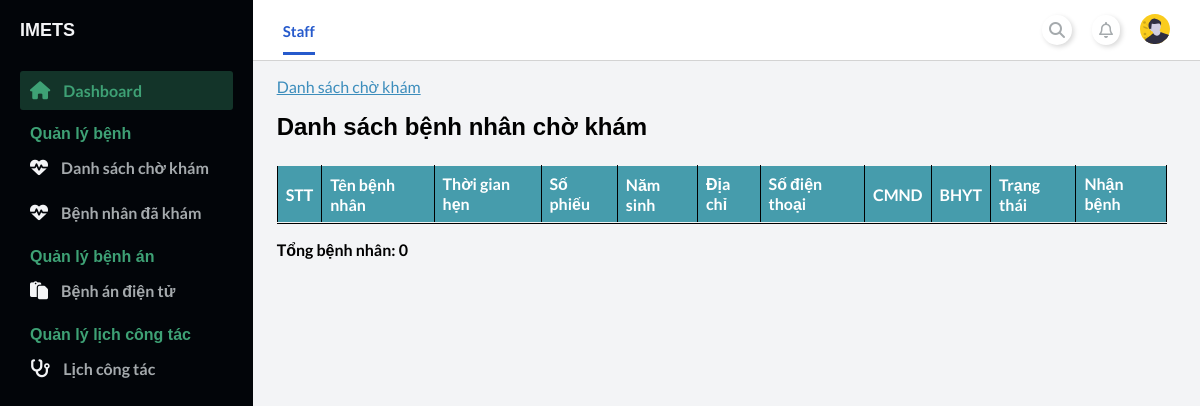
/staff/index.php?page_layout=list_patient (signed in), run on an earlier commit of the app's database.
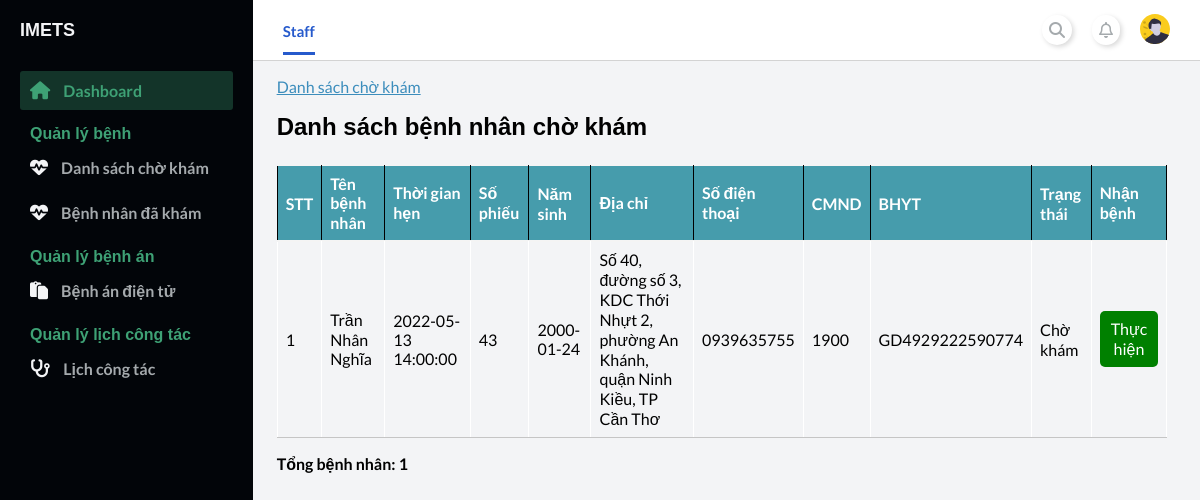
And on a later commit of the database.
### tables this page shows
CREATE TABLE `appointment` (
  `ID_Appointment` int(11) NOT NULL,
  `ID_Staff` int(11) NOT NULL,
  `ID_Patient` int(11) NOT NULL,
  `Date_Booking` datetime NOT NULL,
  `Date_Checkup` int(11) NOT NULL,
  `Date_HospitalDischarge` datetime DEFAULT NULL,
  `Date_ReCheckup` date DEFAULT NULL,
  `BHYT_Checkin` float NOT NULL,
  `ID_PaymentMethod` int(11) DEFAULT NULL,
  `StatusAppointment` varchar(100) DEFAULT NULL
);

CREATE TABLE `patient` (
  `ID_Patient` int(11) NOT NULL,
  `Name` varchar(100) NOT NULL,
  `DOB` date NOT NULL,
  `Sex` varchar(10) NOT NULL,
  `Address` varchar(200) DEFAULT NULL,
  `CMND` varchar(15) DEFAULT NULL,
  `PhoneNumber` varchar(25) NOT NULL,
  `ID_BHYT` varchar(20) DEFAULT NULL,
  `VoteRate` double NOT NULL,
  `UserName` varchar(100) NOT NULL,
  `Password` varchar(100) NOT NULL
);

CREATE TABLE `schedule` (
  `ID_schedule` int(11) NOT NULL,
  `title` varchar(255) NOT NULL,
  `Session` varchar(15) NOT NULL,
  `start` datetime DEFAULT NULL,
  `end` datetime DEFAULT NULL,
  `ID_Staff` int(11) NOT NULL,
  `ID_Room` int(11) NOT NULL,
  `t_stamp` timestamp NOT NULL DEFAULT current_timestamp() ON UPDATE current_timestamp()
);

### staff/modules_staff/checkup/list_patient.php (the view, shortened to what this page needs)
<main>
    <div class="container-fluid">
        <div class="card-container">
            <div class="link-nav-pages">
                <a href="">Danh sách chờ khám</a>
            </div>
            <div class="card-header">
                <h2>Danh sách bệnh nhân chờ khám</h2>
            </div>
            <div class="card-body">
                <table class="table">
                    <thead class="thead-dark">
                        <tr>
                            <th>STT</th>
                            <th>Tên bệnh nhân</th>
                            <th>Thời gian hẹn</th>
                            <th>Số phiếu</th>
                            <th>Năm sinh</th>
                            <th>Địa chỉ</th>
                            <th>Số điện thoại</th>
                            <th>CMND</th>
                            <th>BHYT</th>
                            <th>Trạng thái</th>
                            <th>Nhận bệnh</th>
                        </tr>
                    </thead>
                    <tbody>
                        <tr>
                            <?php
                                include './../config.php';
                                $sql = "SELECT * FROM appointment
                                JOIN patient ON appointment.ID_Patient=patient.ID_Patient
                                JOIN schedule ON schedule.ID_schedule=appointment.Date_Checkup
                                WHERE appointment.StatusAppointment='Chờ khám'";
                                $count_order=0;
                                $query = mysqli_query($conn, $sql);
                                while($rows = mysqli_fetch_array($query)){ ?>
                                <tr>
                                    <td><?php echo ++$count_order ?></td>
                                    <td><?php echo $rows["Name"] ?></td>
                                    <td><?php echo $rows["start"] ?></td>
                                    <td><?php echo $rows["ID_Appointment"] ?></td>
                                    <td><?php echo $rows["DOB"] ?></td>
                                    <td><?php echo $rows["Address"] ?></td>
                                    <td><?php echo $rows["PhoneNumber"] ?></td>
                                    <td><?php echo $rows["CMND"] ?></td>
                                    <td><?php echo $rows["ID_BHYT"] ?></td>
                                    <td><?php echo $rows["StatusAppointment"] ?></td>
                                    <td>
                                        <a  onclick="return confirm_checkup('<?php echo $rows['ID_Appointment'] ?>','<?php echo $rows['Name'] ?>')"
                                        href="#"
                                        style="background-color: green;color: white;padding: 8px 10px;text-align: center;text-decoration: none;display: inline-block;border-radius: 5px;">
                                            Thực hiện
                                        </a>
                                    </td>
                                </tr>
                            <?php } ?>
                        </tr>
                </table>
                <p><b><?php echo 'Tổng bệnh nhân: '. $count_order;?></b></p>
            </div>
        </div>
    </div>
</main>

### staff/index.php (shortened to what this page needs)
<!DOCTYPE html>
<html lang="en">
<head>
	<link rel="stylesheet" href="./modules_staff/style/index_staff.css" />
    <link
      rel="stylesheet"
      href="https://stackpath.bootstrapcdn.com/font-awesome/4.7.0/css/font-awesome.min.css"
    />
</head>
<body id="body">
	<div class="container">
		<?php
			include './modules_staff/navigation.php';
			include './modules_staff/content.php';
			include './modules_staff/sidebar.php';
		?>
	</div>
</body>
</html>

### staff/modules_staff/navigation.php (shortened to what this page needs)
<nav class="navbar">
    <div class="navbar__left">
        <a class="active_link" href="#">Staff</a>
    </div>
    <div class="navbar__right">
        <a href="#">
            <i class="fa fa-search" aria-hidden="true"></i>
        </a>
        <a href="#">
            <i class="far fa-bell" aria-hidden="true"></i>
        </a>
        <a class="modal-btn" href="#">
            <img width="30" src="./modules_staff/photo/avatar.svg" alt="" />
        </a>
    </div>
</nav>

### staff/modules_staff/content.php (shortened to what this page needs)
<?php
    if(isset($_GET['page_layout'])){
        switch ($_GET['page_layout']) {
            case 'list_patient':
                include './modules_staff/checkup/list_patient.php';
                break;
            }
    }else {
        include './modules_staff/dashboard_staff/dashboard_staff.php';
    }
?>

### staff/modules_staff/sidebar.php (shortened to what this page needs)
<div id="sidebar">
    <div class="sidebar__title">
        <div class="sidebar__img">
            <h1>IMETS</h1>
        </div>
    </div>
    <div class="sidebar__menu">
        <div class="sidebar__link active_menu_link">
            <i class="fa fa-home"></i>
            <a href="./index.php">Dashboard</a>
        </div>
        <h2>Quản lý bệnh</h2>
        <div class="sidebar__link">
            <i class="fa fa-heartbeat" aria-hidden="true"></i>
            <a href="./index.php?page_layout=list_patient">Danh sách chờ khám</a>
        </div>
        <div class="sidebar__link">
            <i class="fa fa-heartbeat" aria-hidden="true"></i>
            <a href="./index.php?page_layout=list_checked_up">Bệnh nhân đã khám</a>
        </div>
        <h2>Quản lý bệnh án</h2>
        <div class="sidebar__link">
            <i class="fa fa-clipboard"></i>
            <a href="./index.php?page_layout=medicalRecord">Bệnh án điện tử</a>
        </div>
        <h2>Quản lý lịch công tác</h2>
        <div class="sidebar__link">
            <i class="fa fa-stethoscope"></i>
            <a href="./index.php?page_layout=bookingSche">Lịch công tác</a>
        </div>
    </div>
</div>

### staff/modules_staff/style/index_staff.css (style rules this page uses)
* { margin: 0; padding: 0; }
body { box-sizing: border-box; font-family: "Lato", sans-serif; }
.container { display: grid; height: 100vh; grid-template-columns: 0.8fr 1fr 1fr 1fr; grid-template-rows: 0.2fr 3fr; grid-template-areas: "sidebar nav nav nav" "sidebar main main main"; }

### staff/modules_staff/style/navigation.css (style rules this page uses)
.navbar { background: #ffffff; grid-area: nav; height: 60px; display: flex; align-items: center; justify-content: space-between; padding: 0 30px 0 30px; border-bottom: 1px solid lightgray; }
.navbar__left > a { margin-right: 30px; text-decoration: none; color: #a5aaad; font-size: 15px; font-weight: 700; }
.navbar__left .active_link { color: #265acc; border-bottom: 3px solid #265acc; padding-bottom: 12px; }
.navbar__right { display: flex; justify-content: center; align-items: center; }
.navbar__right > a { margin-left: 20px; text-decoration: none; }
.navbar__right > a > i { color: #a5aaad; font-size: 16px; border-radius: 50px; background: #ffffff; box-shadow: 2px 2px 5px #d9d9d9, -2px -2px 5px #ffffff; padding: 7px; }

### staff/modules_staff/style/sidebar.css (style rules this page uses)
#sidebar { background: #020509; grid-area: sidebar; overflow-y: auto; padding: 20px; -webkit-transition: all 0.5s; transition: all 0.5s; }
.sidebar__title { display: flex; justify-content: space-between; align-items: center; color: #f3f4f6; margin-bottom: 30px; }
.sidebar__img { display: flex; align-items: center; }
.sidebar__title > div > h1 { font-size: 18px; display: inline; }
.sidebar__menu > h2 { color: #3ea175; font-size: 16px; margin-top: 15px; margin-bottom: 5px; padding: 0 10px; font-weight: 700; }
.sidebar__link { color: #f3f4f6; padding: 10px; border-radius: 3px; margin-bottom: 5px; }
.active_menu_link { background: rgba(62, 161, 117, 0.3); color: #3ea175; }
.active_menu_link a { color: #3ea175 !important; }
.sidebar__link > a { text-decoration: none; color: #a5aaad; font-weight: 700; }
.sidebar__link > i { margin-right: 10px; font-size: 18px; }

### staff/modules_staff/style/content.css (style rules this page uses)
main { background: #f3f4f6; grid-area: main; overflow-y: auto; }

### staff/modules_staff/style/checkup.css (style rules this page uses)
.container-fluid { padding: 2vh 2vw; min-height: 70vh; width: 94%; }
.card-header { margin: 2vh 0 3vh; }
.card-body table { width: 100%; padding: 2rem; border-collapse: collapse; margin-bottom: 1rem; }
.card-body table, td, th { border: 1px solid rgb(0, 0, 0); text-align: left; }
.card-body th { background-color: #469cac; color: #ffff; }
.card-body th, td { padding: 0.5rem; }

### staff/modules_staff/style/checked_up.css (style rules this page uses)
.personalInfoTable th, td { padding: 8px; text-align: left; border-bottom: 1px solid #c5c5c5; border-top: 1px solid #ffffff; border-right: 1px solid #ffffff; border-left: 1px solid #ffffff; }

What changed in the data, as far as the page shows it:
added appointment: ID_Patient.Name "Trần Nhân Nghĩa", Date_Checkup.start "2022-05-13 14:00:00", ID_Appointment "43", ID_Patient.DOB "2000-01-24", ID_Patient.Address "Số 40, đường số 3, KDC Thới Nhựt 2, phường An Khánh, quận Ninh Kiều, TP Cần Thơ", ID_Patient.PhoneNumber "0939635755", ID_Patient.CMND "1900", ID_Patient.ID_BHYT "GD4929222590774", StatusAppointment "Chờ khám"
Also different on the page:
$count_order: "0" → "1"
